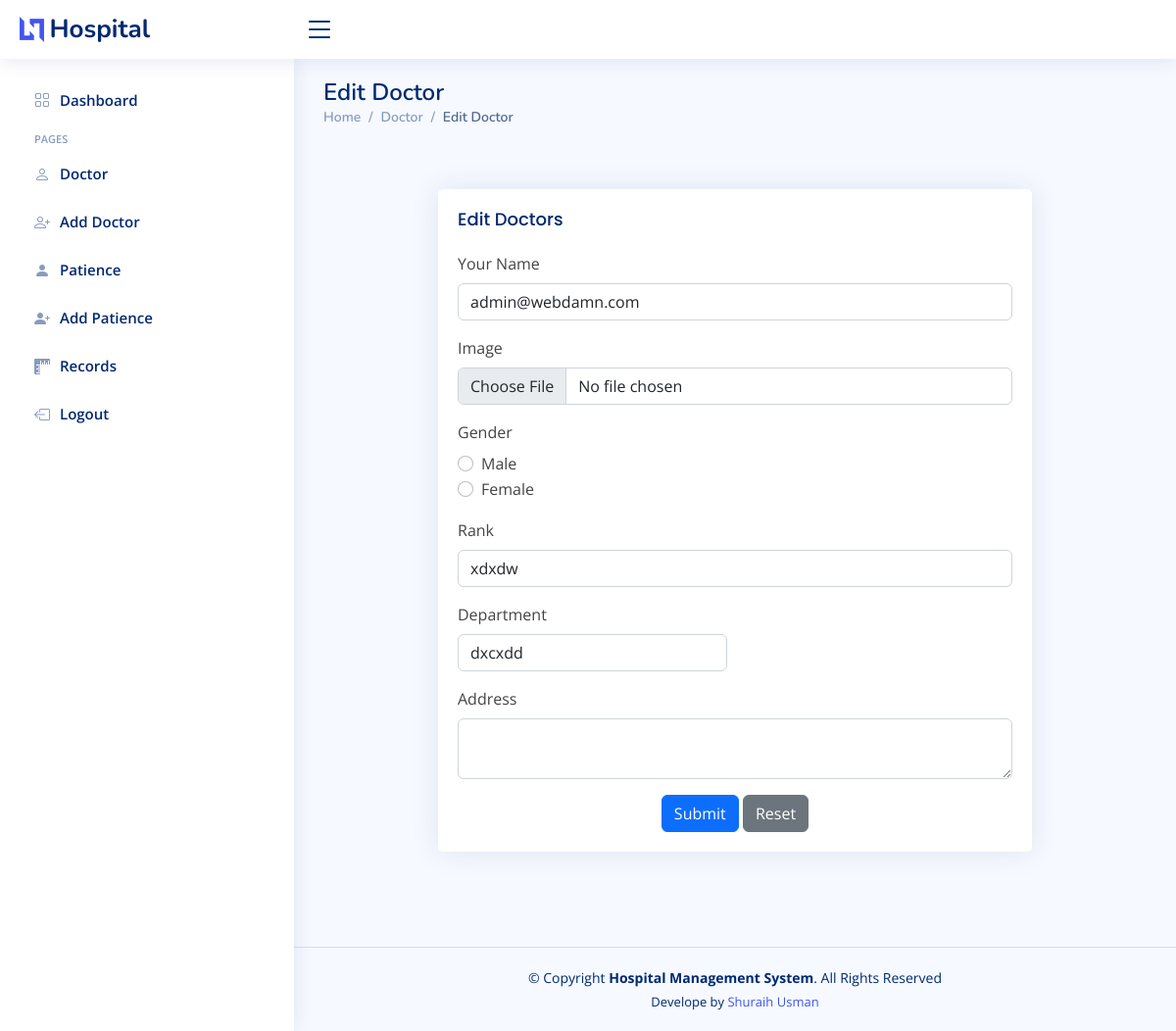
The app's page /admin/add_doctor.php?edit=22 (signed in) with its own data.
### tables this page shows
CREATE TABLE `doctor` (
  `id` int(11) NOT NULL,
  `fullname` varchar(220) DEFAULT NULL,
  `username` varchar(20) DEFAULT NULL,
  `passwords` varchar(20) DEFAULT NULL,
  `images` varchar(250) DEFAULT NULL,
  `rank` varchar(15) DEFAULT NULL,
  `department` varchar(20) DEFAULT NULL,
  `gender` varchar(50) NOT NULL,
  `address` text NOT NULL
);

### admin/add_doctor.php (the view, shortened to what this page needs)
<?php
require_once("../config/config.php");
require_once("header.php");
if (isset($_GET['edit'])) {
  $sql = "SELECT * FROM doctor WHERE id = '".$_GET['edit']."'";
  $res = $db->query($sql);
  $row = $res->fetch_assoc();
}
?>
<main id="main" class="main">
<?php if (isset($_GET['edit'])) { ?>
    <div class="pagetitle">
      <h1>Edit Doctor</h1>
      <nav>
        <ol class="breadcrumb">
          <li class="breadcrumb-item"><a href="dashboard.php">Home</a></li>
        <li class="breadcrumb-item">Doctor</li>
          <li class="breadcrumb-item active">Edit Doctor</li>
        </ol>
      </nav>
    </div>
    <?php } ?>
    <section class="section register min-vh-100 d-flex flex-column align-items-center justify-content-center py-4">
    <div class="container">
          <div class="row justify-content-center">
            <div class="col-lg-9 col-md-6 d-flex flex-column align-items-center justify-content-center">
      <div class="card">
            <div class="card-body">
              <h5 class="card-title">  <?php if (isset($_GET['edit'])) { echo "Edit Doctors";} else{ echo  'Register Doctors'; } ?>
              </h5>
              <form method="post" class="row g-3" enctype="multipart/form-data">
                <div class="col-md-12">
                  <label for="inputName5" class="form-label">Your Name</label>
                  <input type="text" class="form-control" id="inputName5" name="name" value="<?php if (isset($_GET['edit'])) { echo $row['fullname'];}?>">
                </div>
                <div class="col-12">
                  <label for="" class="form-label">Image</label>
                  <input type="file" class="form-control" name="image">
                </div>
                <fieldset class="col-md-6">
                <label for="inputName6" class="form-label">Gender</label>
                  <div class="col-sm-10">
                    <div class="form-check">
                      <input class="form-check-input" type="radio" name="gender" id="gridRadios1" value="Male">
                      <label class="form-check-label" for="gridRadios1">
                        Male
                      </label>
                    </div>
                    <div class="form-check">
                      <input class="form-check-input" type="radio" name="gender" id="gridRadios2" value="Female">
                      <label class="form-check-label" for="gridRadios2">
                        Female
                      </label>
                    </div>
                </fieldset>
                <div class="col-12">
                  <label for="inputAddress2" class="form-label">Rank</label>
                  <input type="text" class="form-control" id="inputAddress2" name="rank" value="<?php if (isset($_GET['edit'])) { echo $row['rank'];}?>">
                </div>
                <div class="col-md-6">
                  <label for="inputCity" class="form-label">Department</label>
                  <input type="text" class="form-control" id="inputCity" name="department" value="<?php if (isset($_GET['edit'])) { echo $row['department'];}?>">
                </div>
                <div class="col-12">
                  <label for="inputAddress2" class="form-label">Address</label>
                  <textarea row="20" colspan="50" class="form-control" id="inputAddress2" name="address" value="">
                  <?php if (isset($_GET['edit'])) { echo $row['address'];}?>
    </textarea>
                </div>
                <div class="text-center">
                  <button type="submit" class="btn btn-primary" name="<?php if (isset($_GET['edit'])) { echo 'submit';} else {echo'add';}?>">Submit</button>
                  <button type="reset" class="btn btn-secondary">Reset</button>
                </div>
              </form>
            </div>
          </div>
          </div>
</section>
</main>
          <?php
require_once("footer.php"); ?>

### assets/css/style.css (style rules this page uses)
:root { scroll-behavior: smooth; }
body { font-family: "Open Sans", sans-serif; background: #f6f9ff; color: #444444; }
a { color: #4154f1; text-decoration: none; }
h1, h2, h3, h4, h5, h6 { font-family: "Nunito", sans-serif; }
#main { margin-top: 60px; padding: 20px 30px; transition: all 0.3s; }
.pagetitle { margin-bottom: 10px; }
.pagetitle h1 { font-size: 24px; margin-bottom: 0; font-weight: 600; color: #012970; }
.card { margin-bottom: 30px; border: none; border-radius: 5px; box-shadow: 0px 0 30px rgba(1, 41, 112, 0.1); }
.card-title { padding: 20px 0 15px 0; font-size: 18px; font-weight: 500; color: #012970; font-family: "Poppins", sans-serif; }
.card-body { padding: 0 20px 20px 20px; }
.breadcrumb { font-size: 14px; font-family: "Nunito", sans-serif; color: #899bbd; font-weight: 600; }
.breadcrumb a { color: #899bbd; transition: 0.3s; }
.breadcrumb .breadcrumb-item::before { color: #899bbd; }
.breadcrumb .active { color: #51678f; font-weight: 600; }
@media (min-width: 1200px) { #main, #footer { margin-left: 300px; } }

### records on screen
doctor: name "admin@webdamn.com", rank "xdxdw", department "dxcxdd"
